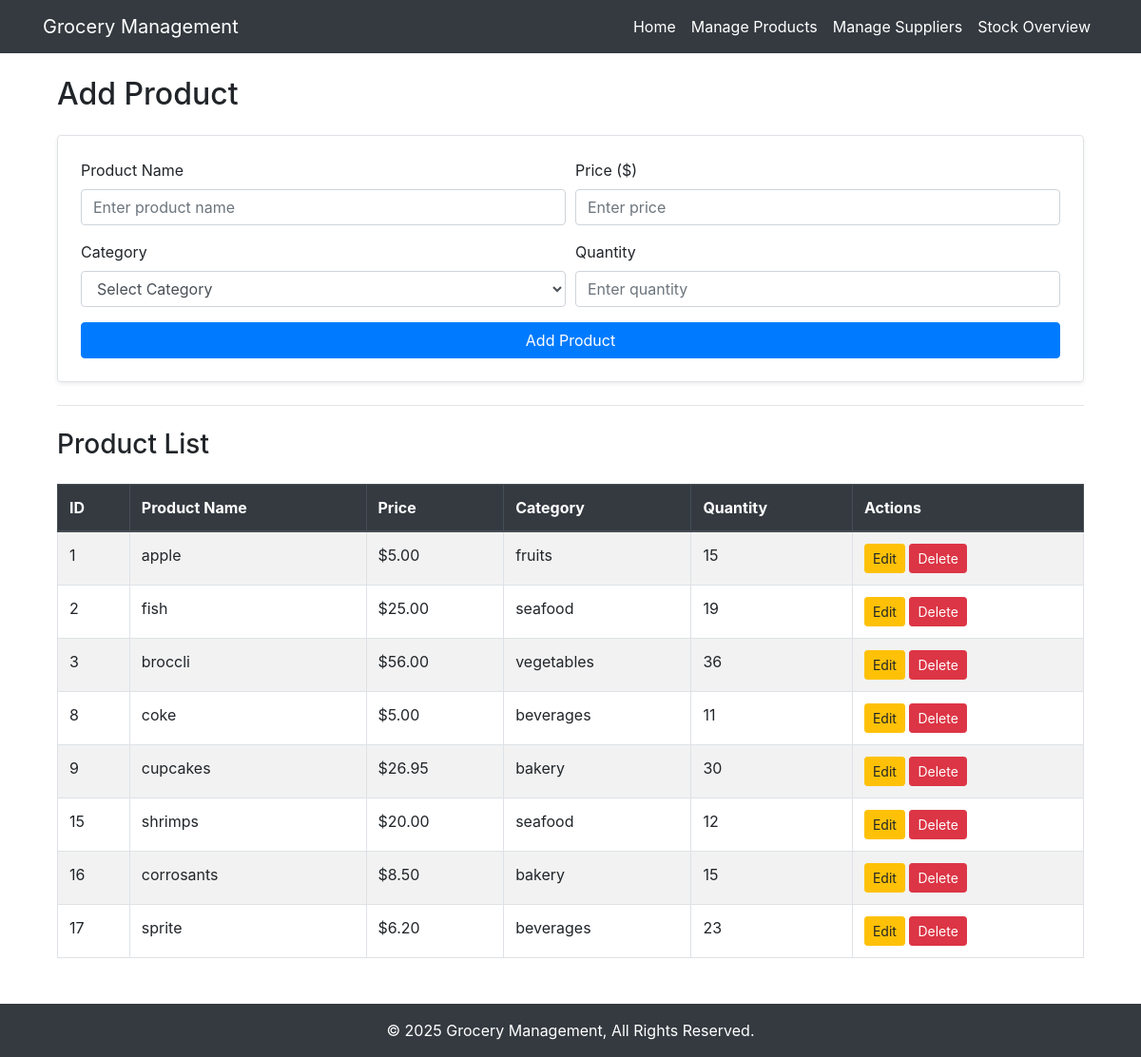
Page /products on the committed database.
### tables this page shows
CREATE TABLE products (
    id INTEGER PRIMARY KEY AUTOINCREMENT,
    name TEXT NOT NULL,
    price REAL NOT NULL,
    category TEXT NOT NULL,
    quantity INTEGER NOT NULL
, category_id INTEGER, supplier_id INTEGER);

### app.py (the view, shortened to what this page needs)
@app.route('/products', methods=['GET', 'POST'])
def products():
    conn = get_db_connection()
    products = conn.execute('SELECT * FROM products').fetchall()
    conn.close()
    return render_template('products.html', products=products)

### app.py (called while the page is built)
def get_db_connection():
    conn = sqlite3.connect('grocery.db')
    conn.row_factory = sqlite3.Row  # This allows column names to be used as keys
    return conn

### templates/products.html (shortened to what this page needs)
{% extends "base.html" %}
{% block content %}
<div class="container mt-4">
    <h2 class="mb-4">Add Product</h2>
    <form method="POST" action="{{ url_for('products') }}" class="form-group border p-4 rounded shadow-sm">
        <div class="form-row">
            <div class="col-md-6 mb-3">
                <label for="name">Product Name</label>
                <input type="text" name="name" id="name" class="form-control" placeholder="Enter product name" required>
            </div>
            <div class="col-md-6 mb-3">
                <label for="price">Price ($)</label>
                <input type="number" step="0.01" name="price" id="price" class="form-control" placeholder="Enter price" required>
            </div>
        </div>
        <div class="form-row">
            <div class="col-md-6 mb-3">
                <label for="category">Category</label>
                <select name="category" id="category" class="form-control" required>
                    <option value="" disabled selected>Select Category</option>
                </select>
            </div>
            <div class="col-md-6 mb-3">
                <label for="quantity">Quantity</label>
                <input type="number" name="quantity" id="quantity" class="form-control" placeholder="Enter quantity" required>
            </div>
        </div>
        <button type="submit" class="btn btn-primary btn-block">Add Product</button>
    </form>
    <hr class="my-4">
    <h3>Product List</h3>
    <table class="table table-striped table-bordered mt-4">
        <thead class="thead-dark">
            <tr>
                <th>ID</th>
                <th>Product Name</th>
                <th>Price</th>
                <th>Category</th>
                <th>Quantity</th>
                <th>Actions</th>
            </tr>
        </thead>
        <tbody>
            {% for product in products %}
                <tr>
                    <td>{{ product.id }}</td>
                    <td>{{ product.name }}</td>
                    <td>${{ "{:,.2f}".format(product.price) }}</td>
                    <td>{{ product.category }}</td>
                    <td>{{ product.quantity }}</td>
                    <td>
                        <a href="{{ url_for('edit_product', product_id=product.id) }}" class="btn btn-warning btn-sm">Edit</a>
                        <a href="{{ url_for('delete_product', product_id=product.id) }}" class="btn btn-danger btn-sm" onclick="return confirm('Are you sure you want to delete this product?')">Delete</a>
                    </td>
                </tr>
            {% endfor %}
        </tbody>
    </table>
</div>
{% endblock %}

### templates/base.html (shortened to what this page needs)
<!DOCTYPE html>
<html lang="en">
<head>
    <link href="https://cdn.jsdelivr.net/npm/bootstrap@4.5.2/dist/css/bootstrap.min.css" rel="stylesheet">
</head>
<body>
    <nav class="navbar navbar-expand-lg navbar-dark fixed-top">
        <div class="container">
            <a class="navbar-brand" href="{{ url_for('home') }}">Grocery Management</a>
            <div class="collapse navbar-collapse" id="navbarNav">
                <ul class="navbar-nav ml-auto">
                    <li class="nav-item active">
                        <a class="nav-link" href="{{ url_for('home') }}">Home</a>
                    </li>
                    <li class="nav-item">
                        <a class="nav-link" href="{{ url_for('products') }}">Manage Products</a>
                    </li>
                    <li class="nav-item">
                        <a class="nav-link" href="{{ url_for('suppliers') }}">Manage Suppliers</a>
                    </li>
                    <li class="nav-item">
                        <a class="nav-link" href="{{ url_for('stock_overview') }}">Stock Overview</a>
                    </li>
                </ul>
            </div>
        </div>
    </nav>
    <div class="container mt-4">
        {% block content %}
        {% endblock %}
    </div>
    <footer class="text-white p-3 mt-5">
        <div class="container text-center">
            <p>&copy; 2025 Grocery Management, All Rights Reserved.</p>
        </div>
    </footer>
</body>
</html>

### templates/base.html (style rules this page uses)
body { padding-top: 56px; }
.navbar { background-color: #343a40; }
.navbar-brand, .nav-link { color: white !important; }
footer { background-color: #343a40; }
footer p { margin-bottom: 0; }

### rows in the picture
products: id "1", name "apple", price "5.00", category "fruits", quantity "15"
products: id "2", name "fish", price "25.00", category "seafood", quantity "19"
products: id "3", name "broccli", price "56.00", category "vegetables", quantity "36"
products: id "8", name "coke", price "5.00", category "beverages", quantity "11"
products: id "9", name "cupcakes", price "26.95", category "bakery", quantity "30"
products: id "15", name "shrimps", price "20.00", category "seafood", quantity "12"
products: id "16", name "corrosants", price "8.50", category "bakery", quantity "15"
products: id "17", name "sprite", price "6.20", category "beverages", quantity "23"
